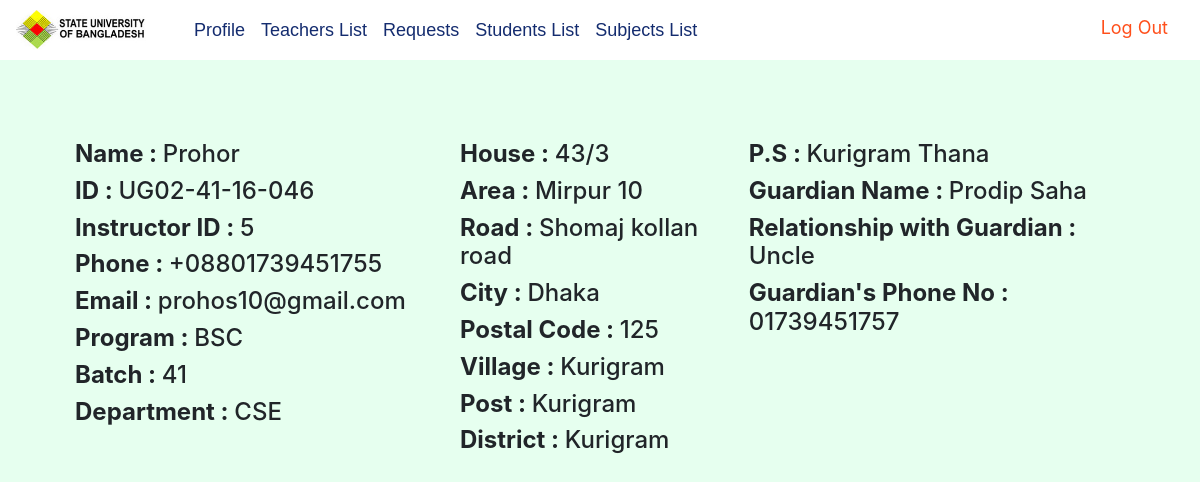
Page /admin_student_info.php?id=UG02-41-16-046 (signed in) on the committed database.
### tables this page shows
CREATE TABLE `students` (
  `name` varchar(30) DEFAULT NULL,
  `uid` varchar(20) NOT NULL,
  `phone` varchar(15) DEFAULT NULL,
  `email` varchar(35) DEFAULT NULL,
  `pass` varchar(35) DEFAULT NULL,
  `status` char(1) DEFAULT NULL,
  `insid` int(2) DEFAULT NULL,
  `program` varchar(4) DEFAULT NULL,
  `batch` int(11) DEFAULT NULL,
  `dept` varchar(40) DEFAULT NULL,
  `house` varchar(30) DEFAULT NULL,
  `road` varchar(60) DEFAULT NULL,
  `area` varchar(20) DEFAULT NULL,
  `city` varchar(20) DEFAULT NULL,
  `pcode` int(11) DEFAULT NULL,
  `village` varchar(20) DEFAULT NULL,
  `post` varchar(70) DEFAULT NULL,
  `district` varchar(20) DEFAULT NULL,
  `ps` varchar(20) DEFAULT NULL,
  `gname` varchar(40) DEFAULT NULL,
  `gphone` varchar(17) DEFAULT NULL,
  `grs` varchar(20) DEFAULT NULL
);

### admin_student_info.php (the view, shortened to what this page needs)
<html>
<head>
    <link href="laibery/bootstrap.min.css" rel="stylesheet">
    <?php
    include_once 'laibery/db.php';
    $id=$_GET['id'];
    $query="SELECT * from students where uid='$id'";
    $result=mysqli_query($link,$query);
    $data=mysqli_fetch_assoc($result);
    ?>
</head>
<body style="background-color: #e6ffef">
<div class="header" style="height: 140px">
    <?php
    include_once 'admin_nav.php';
    ?>
</div>
<div class="row" style="margin-left: 5%">
    <div class="col-md-4">
        <h4><b>Name : </b><?= $data['name']?></h4>
        <h4><b>ID : </b><?= $data['uid']?></h4>
        <h4><b>Instructor ID : </b><?= $data['insid']?></h4>
        <h4><b>Phone : </b><?= $data['phone']?></h4>
        <h4><b>Email : </b><?= $data['email']?></h4>
        <h4><b>Program : </b><?= $data['program']?></h4>
        <h4><b>Batch : </b><?= $data['batch']?></h4>
        <h4><b>Department : </b><?= $data['dept']?></h4>
    </div>
    <div class="col-md-3">
        <h4><b>House : </b><?= $data['house']?></h4>
        <h4><b>Area : </b><?= $data['area']?></h4>
        <h4><b>Road : </b><?= $data['road']?></h4>
        <h4><b>City : </b><?= $data['city']?></h4>
        <h4><b>Postal Code : </b><?= $data['pcode']?></h4>
        <h4><b>Village : </b><?= $data['village']?></h4>
        <h4><b>Post : </b><?= $data['post']?></h4>
        <h4><b>District : </b><?= $data['district']?></h4>
    </div>
    <div class="col-md-4" >
        <h4><b>P.S : </b><?= $data['ps']?></h4>
        <h4><b>Guardian Name : </b><?= $data['gname']?></h4>
        <h4><b>Relationship with Guardian : </b><?= $data['grs']?></h4>
        <h4><b>Guardian's Phone No : </b><?= $data['gphone']?></h4>
    </div>
</div>
</body>
</html>

### rows in the picture
students: name "Prohor", uid "UG02-41-16-046", insid "5", phone "+08801739451755", email "prohos10@gmail.com", program "BSC", batch "41", dept "CSE", house "43/3", area "Mirpur 10", road "Shomaj kollan road", city "Dhaka", pcode "125", village "Kurigram", post "Kurigram", district "Kurigram", ps "Kurigram Thana", gname "Prodip Saha", grs "Uncle", gphone "01739451757"
